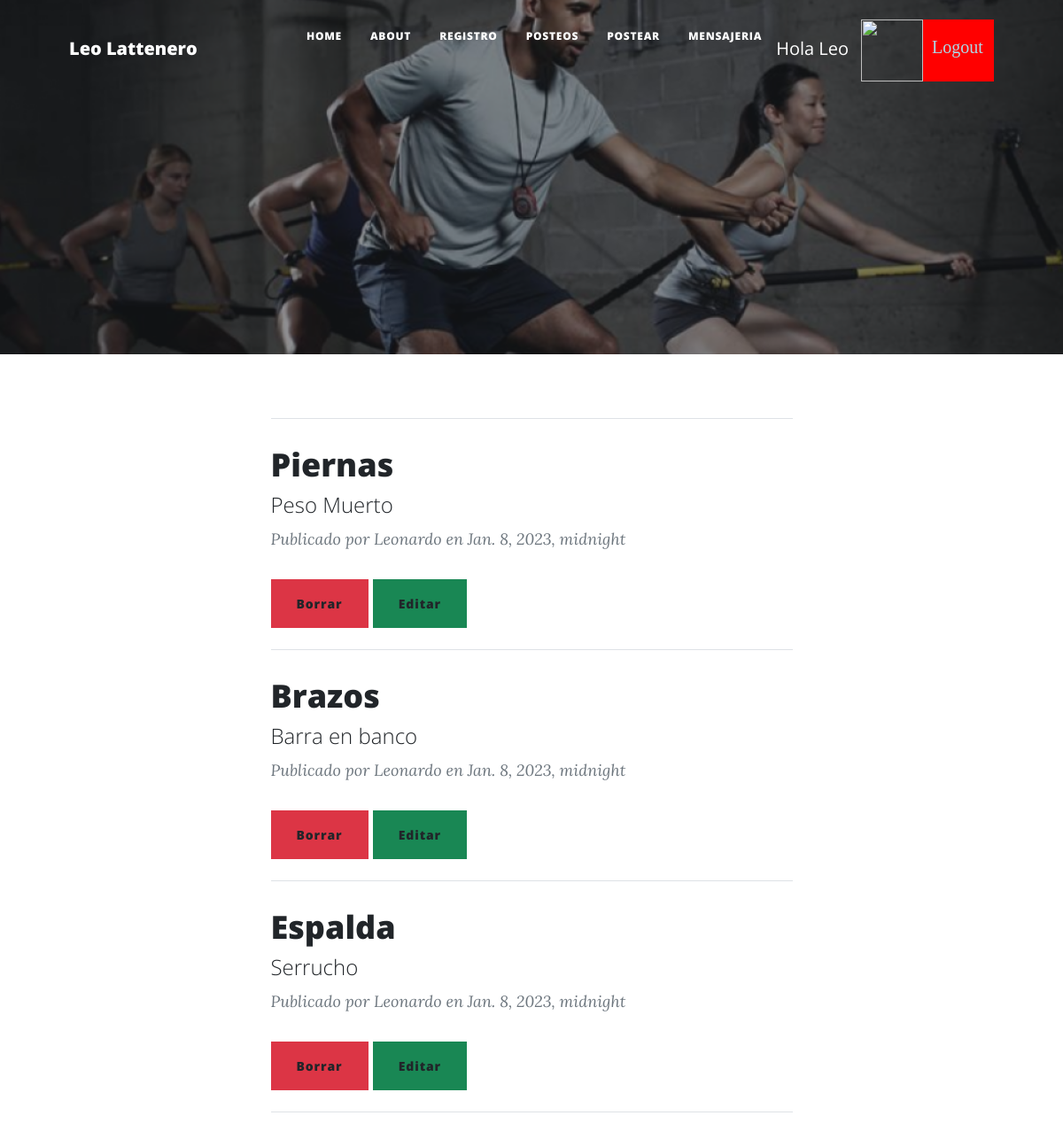
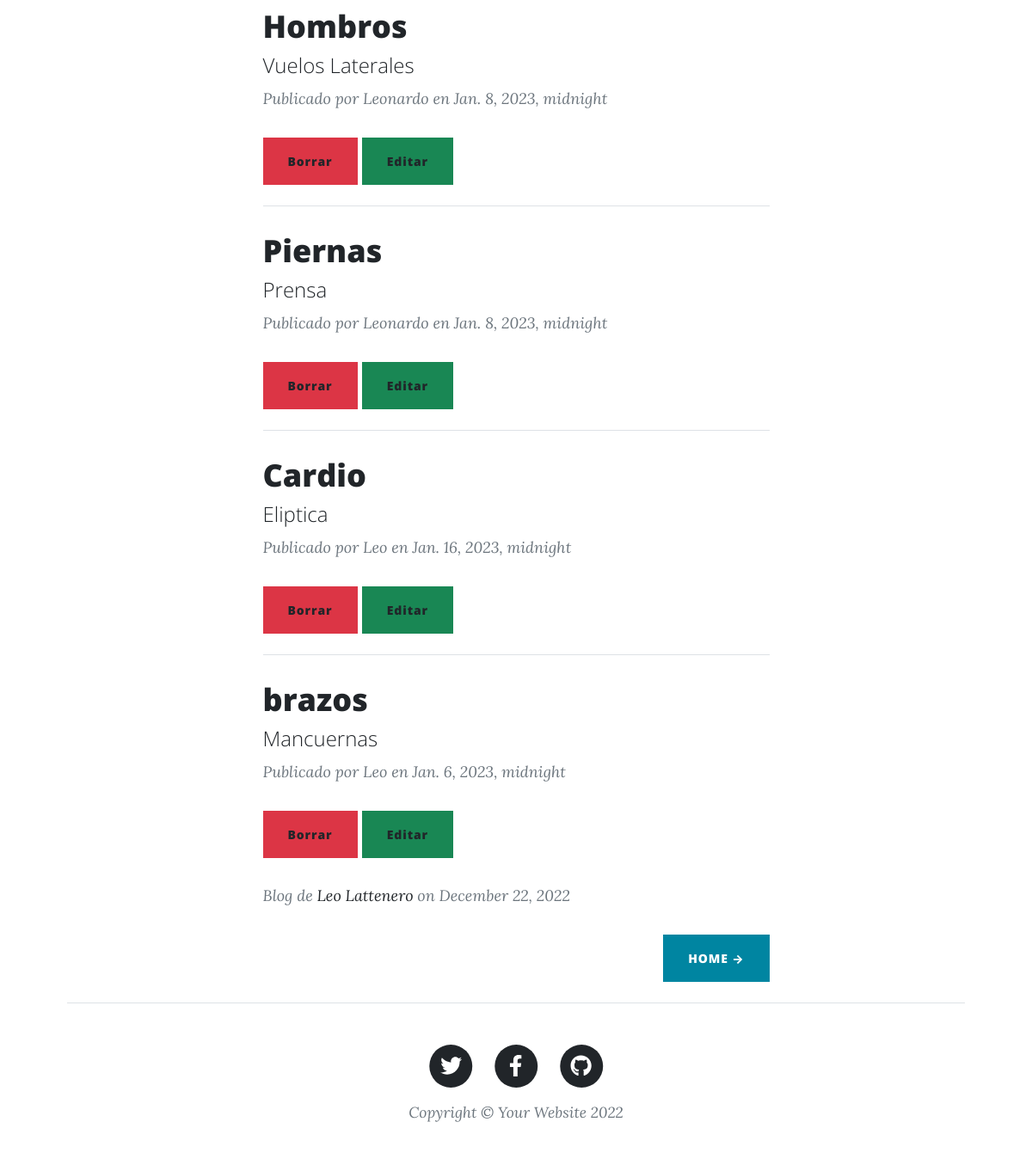
Screenshot of /posteos (signed in) with the database file from the repository (2 pictures, top to bottom).
### AppRutinas/models.py (models this page shows, shortened)
class Posteo(models.Model):
    titulo = models.CharField(max_length=255)
    subtitulo = models.CharField(max_length=255)
    imagen = models.ImageField(upload_to='media', blank=True)
    cuerpo = RichTextUploadingField() # CKEditor Rich Text Field
    autor = models.CharField(max_length=255)
    fecha = models.DateField(default='2023-1-8')

### AppRutinas/views.py (the view)
# urls.py: path("posteos", posteos, name= "posteos"),
@login_required
def posteos(request):
    posteos = Posteo.objects.all().order_by('-id')
    return render(request, "posteos.html", {"posteos": posteos, "imagen": obtenerAvatar(request)})

### AppLogin/views.py (called while the page is built)
def obtenerAvatar(request):
    if request.user.is_authenticated:
        lista=Avatar.objects.filter(user=request.user)
        if len(lista)!=0:
            imagen=lista[0].imagen.url
        else:
            imagen="/media/avatares/avatarpordefecto.jpg"
        return imagen

### AppRutinas/templates/posteos.html (shortened to what this page needs)
{% extends "indexR.html" %}
{% load static %}
{% block contenido_que_cambia %}
    {% if posteos %}
        <div class="container px-4 px-lg-5">
            <div class="row gx-4 gx-lg-5 justify-content-center">
                <div class="col-md-10 col-lg-8 col-xl-7">
                    {% for post in posteos %}
                        <hr class="my-4" />
                        <div class="post-preview">
                            <a href="{% url 'post' post.id %}">
                                <h2 class="post-title">{{ post.titulo }}</h2>
                                <h4 class="post-subtitle">{{ post.subtitulo }}</h3>
                            </a>
                            <p class="post-meta">
                                Publicado por {{ post.autor }}
                                en {{ post.fecha }}
                            </p>
                            <a class="btn btn-danger" href="{% url 'eliminarPost' post.id %}">Borrar</a>
                            <a class="btn btn-success" href="{% url 'editarPosteos' post.id %}">Editar</a>
                        </div>
                    {% endfor %}
                </div>
            </div>
        </div>
    {% endif %}
{% endblock %}

### AppRutinas/templates/indexR.html (shortened to what this page needs)
<!DOCTYPE html>
<html lang="en">
    <head>
        {% load static %}
        <link href="{% static 'css/styles.css' %}" rel="stylesheet" />
    </head>
    <body>
        <nav class="navbar navbar-expand-lg navbar-light" id="mainNav">
            <div class="container px-4 px-lg-5">
                <a class="navbar-brand" href="{% url 'about' %}">Leo Lattenero </a>
                <div class="collapse navbar-collapse" id="navbarResponsive">
                    <ul class="navbar-nav ms-auto py-4 py-lg-0">
                        <li class="nav-item"><a class="nav-link px-lg-3 py-3 py-lg-4" href="{% url 'inicioRut' %}">Home</a></li>
                        <li class="nav-item"><a class="nav-link px-lg-3 py-3 py-lg-4" href="{% url 'about' %}">About</a></li>
                        <li class="nav-item"><a class="nav-link px-lg-3 py-3 py-lg-4" href="{% url 'register' %}">Registro</a></li>
                        <li class="nav-item"><a class="nav-link px-lg-3 py-3 py-lg-4" href="{% url 'posteos' %}">Posteos</a></li>
                        {% if user.is_authenticated %}
                        <li class="nav-item"><a class="nav-link px-lg-3 py-3 py-lg-4" href="{% url 'posteoForm' %}">Postear</a></li>
                        <li class="nav-item"><a class="nav-link px-lg-3 py-3 py-lg-4" href="{% url 'mensajeFormulario' %}">Mensajeria</a></li>
                        <p style="color: white"> Hola   {{ user.username }}</p>
                        <img src="{{ imagen }}" class="img" alt="">
                        <a class="bot2" href="{% url 'logout' %}">Logout</a>
                        {% else %}
                        <a class="bot" href="{% url 'login' %}">Login</a>
                        {% endif %}
                    </ul>
                </div>
            </div>
        </nav>
        <header class="masthead" style="background-image: url('/static/assets/img/entrenamiento.png')">
        </header>
        {% block contenido_que_cambia %}
        {% endblock %}
        <div class="container px-4 px-lg-5">
            <div class="row gx-4 gx-lg-5 justify-content-center">
                <div class="col-md-10 col-lg-8 col-xl-7">
                    <div class="post-preview">
                        <p class="post-meta">
                            Blog de
                            <a href="{% url 'about' %}">Leo Lattenero </a>
                            on December 22, 2022
                        </p>
                    <div class="d-flex justify-content-end mb-4"><a class="btn btn-primary text-uppercase" href="{% url 'inicioRut' %}"> Home →</a></div>
                </div>
            </div>
        </div>
        <footer class="border-top">
            <div class="container px-4 px-lg-5">
                <div class="row gx-4 gx-lg-5 justify-content-center">
                    <div class="col-md-10 col-lg-8 col-xl-7">
                        <ul class="list-inline text-center">
                            <li class="list-inline-item">
                                <a href="https://twitter.com/LeonardoLatten1" target="_blank">
                                    <span class="fa-stack fa-lg">
                                        <i class="fas fa-circle fa-stack-2x"></i>
                                        <i class="fab fa-twitter fa-stack-1x fa-inverse"></i>
                                    </span>
                                </a>
                            </li>
                            <li class="list-inline-item">
                                <a href="https://www.facebook.com/leonardo.lattenero" target="_blank">
                                    <span class="fa-stack fa-lg">
                                        <i class="fas fa-circle fa-stack-2x"></i>
                                        <i class="fab fa-facebook-f fa-stack-1x fa-inverse" ></i>
                                    </span>
                                </a>
                            </li>
                            <li class="list-inline-item">
                                <a href="https://github.com/LeoLatt" target="_blank">
                                    <span class="fa-stack fa-lg">
                                        <i class="fas fa-circle fa-stack-2x"></i>
                                        <i class="fab fa-github fa-stack-1x fa-inverse"></i>
                                    </span>
                                </a>
                            </li>
                        </ul>
                        <div class="small text-center text-muted fst-italic">Copyright &copy; Your Website 2022</div>
                    </div>
                </div>
            </div>
        </footer>
    </body>
</html>

### AppRutinas/templates/indexR.html (style rules this page uses)
.img { margin-top: 14px; margin-left: 14px; width: 70px; height: 70px; }
.bot2 { display: inline-block; margin-top: 14px; background-color: red; font-family:'Times New Roman', Times, serif; width: 80px; height: 70px; padding: 16px 10px; color:lightblue; }

### rows the page displays
Posteo: titulo "Piernas", subtitulo "Peso Muerto", autor "Leonardo", fecha "Jan. 8, 2023, midnight"
Posteo: titulo "Brazos", subtitulo "Barra en banco", autor "Leonardo", fecha "Jan. 8, 2023, midnight"
Posteo: titulo "Espalda", subtitulo "Serrucho", autor "Leonardo", fecha "Jan. 8, 2023, midnight"
Posteo: titulo "Hombros", subtitulo "Vuelos Laterales", autor "Leonardo", fecha "Jan. 8, 2023, midnight"
Posteo: titulo "Piernas", subtitulo "Prensa", autor "Leonardo", fecha "Jan. 8, 2023, midnight"
Posteo: titulo "Cardio", subtitulo "Eliptica", autor "Leo", fecha "Jan. 16, 2023, midnight"
Posteo: titulo "brazos", subtitulo "Mancuernas", autor "Leo", fecha "Jan. 6, 2023, midnight"

### other values shown
{{ user.username }} "Leo"
